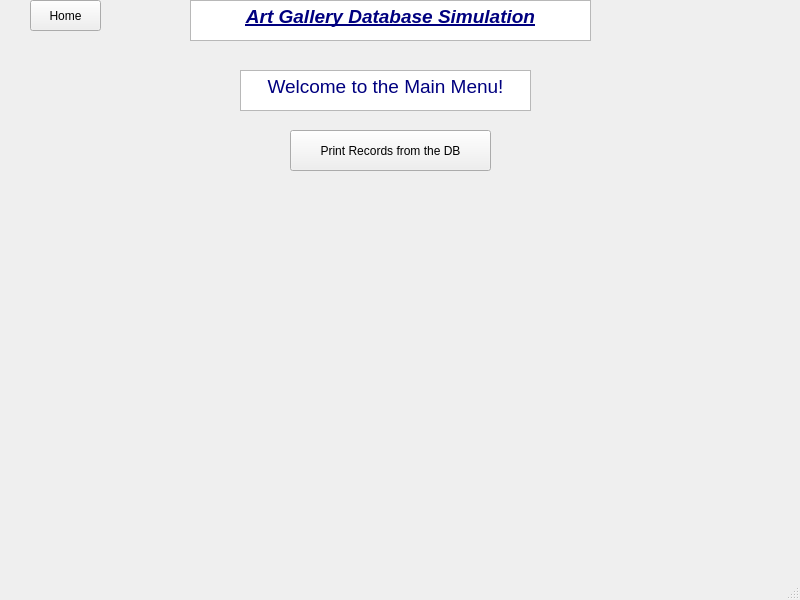
<?xml version="1.0" encoding="UTF-8"?>
<ui version="4.0">
 <class>MainWindow</class>
 <widget class="QMainWindow" name="MainWindow">
  <property name="geometry">
   <rect>
    <x>0</x>
    <y>0</y>
    <width>800</width>
    <height>600</height>
   </rect>
  </property>
  <property name="windowTitle">
   <string>MainWindow</string>
  </property>
  <widget class="QWidget" name="centralwidget">
   <widget class="QStackedWidget" name="stackedWidget">
    <property name="geometry">
     <rect>
      <x>10</x>
      <y>40</y>
      <width>781</width>
      <height>511</height>
     </rect>
    </property>
    <property name="currentIndex">
     <number>0</number>
    </property>
    <widget class="QWidget" name="main_menu">
     <widget class="QPushButton" name="printRecords">
      <property name="geometry">
       <rect>
        <x>280</x>
        <y>90</y>
        <width>201</width>
        <height>41</height>
       </rect>
      </property>
      <property name="text">
       <string>Print Records from the DB</string>
      </property>
     </widget>
     <widget class="QTextBrowser" name="textBrowser">
      <property name="geometry">
       <rect>
        <x>230</x>
        <y>30</y>
        <width>291</width>
        <height>41</height>
       </rect>
      </property>
      <property name="html">
       <string>&lt;!DOCTYPE HTML PUBLIC &quot;-//W3C//DTD HTML 4.0//EN&quot; &quot;http://www.w3.org/TR/REC-html40/strict.dtd&quot;&gt;
&lt;html&gt;&lt;head&gt;&lt;meta name=&quot;qrichtext&quot; content=&quot;1&quot; /&gt;&lt;style type=&quot;text/css&quot;&gt;
p, li { white-space: pre-wrap; }
&lt;/style&gt;&lt;/head&gt;&lt;body style=&quot; font-family:'MS Shell Dlg 2'; font-size:8.25pt; font-weight:400; font-style:normal;&quot;&gt;
&lt;p align=&quot;center&quot; style=&quot; margin-top:0px; margin-bottom:0px; margin-left:0px; margin-right:0px; -qt-block-indent:0; text-indent:0px;&quot;&gt;&lt;span style=&quot; font-size:14pt; color:#00007f;&quot;&gt;Welcome to the Main Menu!&lt;/span&gt;&lt;/p&gt;&lt;/body&gt;&lt;/html&gt;</string>
      </property>
     </widget>
    </widget>
    <widget class="QWidget" name="print_records">
     <widget class="QComboBox" name="table_select_1">
      <property name="geometry">
       <rect>
        <x>530</x>
        <y>70</y>
        <width>101</width>
        <height>21</height>
       </rect>
      </property>
      <item>
       <property name="text">
        <string>Artist</string>
       </property>
      </item>
      <item>
       <property name="text">
        <string>Art Shows</string>
       </property>
      </item>
      <item>
       <property name="text">
        <string>Art Work</string>
       </property>
      </item>
      <item>
       <property name="text">
        <string>Customer</string>
       </property>
      </item>
     </widget>
     <widget class="QLabel" name="label">
      <property name="geometry">
       <rect>
        <x>430</x>
        <y>70</y>
        <width>81</width>
        <height>21</height>
       </rect>
      </property>
      <property name="text">
       <string>Select a Table:</string>
      </property>
     </widget>
     <widget class="QTextBrowser" name="textBrowser_3">
      <property name="geometry">
       <rect>
        <x>0</x>
        <y>70</y>
        <width>351</width>
        <height>131</height>
       </rect>
      </property>
      <property name="html">
       <string>&lt;!DOCTYPE HTML PUBLIC &quot;-//W3C//DTD HTML 4.0//EN&quot; &quot;http://www.w3.org/TR/REC-html40/strict.dtd&quot;&gt;
&lt;html&gt;&lt;head&gt;&lt;meta name=&quot;qrichtext&quot; content=&quot;1&quot; /&gt;&lt;style type=&quot;text/css&quot;&gt;
p, li { white-space: pre-wrap; }
&lt;/style&gt;&lt;/head&gt;&lt;body style=&quot; font-family:'MS Shell Dlg 2'; font-size:8.25pt; font-weight:400; font-style:normal;&quot;&gt;
&lt;p style=&quot; margin-top:0px; margin-bottom:0px; margin-left:0px; margin-right:0px; -qt-block-indent:0; text-indent:0px;&quot;&gt;&lt;span style=&quot; font-size:14pt; color:#00007f;&quot;&gt;How to use:&lt;/span&gt;&lt;/p&gt;
&lt;p style=&quot; margin-top:0px; margin-bottom:0px; margin-left:0px; margin-right:0px; -qt-block-indent:0; text-indent:0px;&quot;&gt;&lt;span style=&quot; font-size:14pt; color:#00007f;&quot;&gt;Use the Combo Box to select and table then click the &amp;quot;Ok&amp;quot; Button to confirm and display information.&lt;/span&gt;&lt;/p&gt;
&lt;p style=&quot;-qt-paragraph-type:empty; margin-top:0px; margin-bottom:0px; margin-left:0px; margin-right:0px; -qt-block-indent:0; text-indent:0px; font-size:14pt; color:#00007f;&quot;&gt;&lt;br /&gt;&lt;/p&gt;&lt;/body&gt;&lt;/html&gt;</string>
      </property>
     </widget>
     <widget class="QPushButton" name="ok_bttn_1">
      <property name="geometry">
       <rect>
        <x>650</x>
        <y>70</y>
        <width>81</width>
        <height>21</height>
       </rect>
      </property>
      <property name="text">
       <string>Ok</string>
      </property>
     </widget>
     <widget class="QTableWidget" name="table_widget_1">
      <property name="geometry">
       <rect>
        <x>400</x>
        <y>100</y>
        <width>371</width>
        <height>401</height>
       </rect>
      </property>
     </widget>
    </widget>
   </widget>
   <widget class="QTextBrowser" name="textBrowser_2">
    <property name="geometry">
     <rect>
      <x>190</x>
      <y>0</y>
      <width>401</width>
      <height>41</height>
     </rect>
    </property>
    <property name="html">
     <string>&lt;!DOCTYPE HTML PUBLIC &quot;-//W3C//DTD HTML 4.0//EN&quot; &quot;http://www.w3.org/TR/REC-html40/strict.dtd&quot;&gt;
&lt;html&gt;&lt;head&gt;&lt;meta name=&quot;qrichtext&quot; content=&quot;1&quot; /&gt;&lt;style type=&quot;text/css&quot;&gt;
p, li { white-space: pre-wrap; }
&lt;/style&gt;&lt;/head&gt;&lt;body style=&quot; font-family:'MS Shell Dlg 2'; font-size:8.25pt; font-weight:400; font-style:normal;&quot;&gt;
&lt;p align=&quot;center&quot; style=&quot; margin-top:0px; margin-bottom:0px; margin-left:0px; margin-right:0px; -qt-block-indent:0; text-indent:0px;&quot;&gt;&lt;span style=&quot; font-size:14pt; font-weight:600; font-style:italic; text-decoration: underline; color:#00007f;&quot;&gt;Art Gallery Database Simulation&lt;/span&gt;&lt;/p&gt;&lt;/body&gt;&lt;/html&gt;</string>
    </property>
   </widget>
   <widget class="QPushButton" name="home_btn">
    <property name="geometry">
     <rect>
      <x>30</x>
      <y>0</y>
      <width>71</width>
      <height>31</height>
     </rect>
    </property>
    <property name="text">
     <string>Home</string>
    </property>
   </widget>
  </widget>
  <widget class="QMenuBar" name="menubar">
   <property name="geometry">
    <rect>
     <x>0</x>
     <y>0</y>
     <width>800</width>
     <height>21</height>
    </rect>
   </property>
  </widget>
  <widget class="QStatusBar" name="statusbar"/>
 </widget>
 <resources/>
 <connections/>
</ui>
